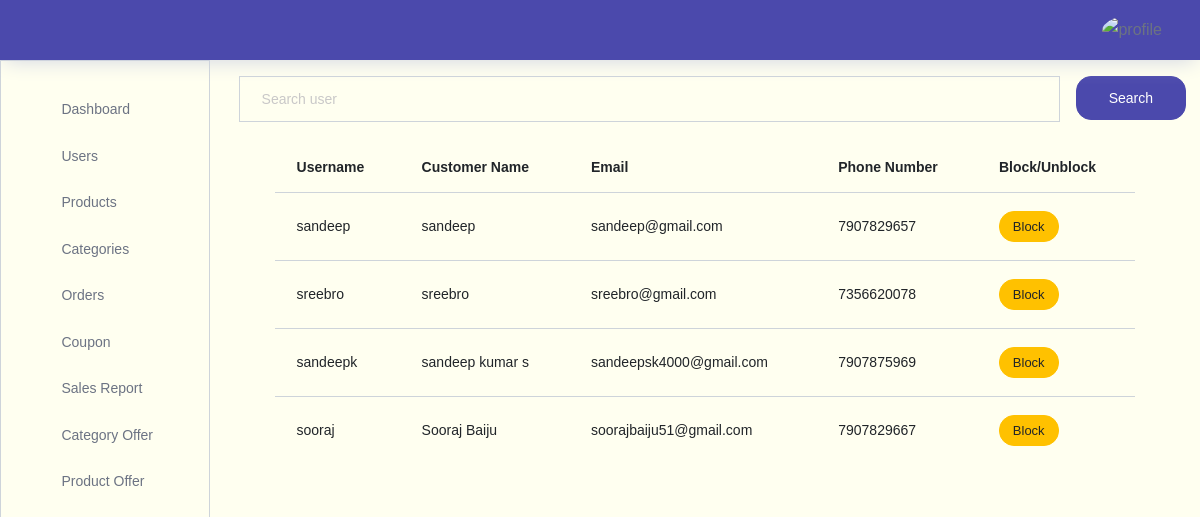
/storeadmin/users/ (signed in), run on the app's committed database.
### store/models.py (models this page shows)
class Customers(models.Model):
    username=models.CharField(max_length=200,unique=True)
    name=models.CharField(max_length=200)
    email=models.CharField(max_length=200)
    phonenumber=models.IntegerField(max_length=200)
    password=models.CharField(max_length=200)
    repassword=models.CharField(max_length=200)
    isblocked=models.BooleanField(default=False)

### storeadmin/views.py (the view)
# urls.py: path("users/",views.users,name="admin_users"),
@never_cache
def users(request):
    if "adminname" in request.session:
        datas=Customers.objects.all()
        if request.method=="POST":
            enteredname=request.POST.get("searchitem")
            datas = Customers.objects.filter(username__icontains=enteredname)
            return render(request,"storeadmin/users/users.html",{"datas":datas})
        return render(request,"storeadmin/users/users.html",{"datas":datas})
    else:
        return redirect(adminsignin)

### storeadmin/templates/storeadmin/users/users.html (shortened to what this page needs)
{% extends 'storeadmin/index.html' %}
{% block content %}
<div class="container">
  <div class="container">
    <form action="" method="POST">{% csrf_token %}
      <div class="input-group">
        <input style="background-color:#FFFFF0
        ;" type="text" name="searchitem" class="form-control mt-3" id="navbar-search-input" placeholder="Search user" aria-label="search" aria-describedby="search">
        <div>
          <button  type="submit" class="btn btn-primary btn-block mt-3 ml-3">Search</button>
        </div>
      </div>
    </form>
  </div>
  <div style="background-color:#FFFFF0
  ;" class="container">
    <div class="col-lg-12 grid-margin stretch-card">
      <div class="card">
        <div style="background-color:#FFFFF0
        ;" class="card-body">
          <div style="background-color:#FFFFF0
          ;" class="table-responsive">
            <table class="table table-hover">
              <thead>
                <tr>
                  <th>Username</th>
                  <th>Customer Name</th>
                  <th>Email</th>
                  <th>Phone Number</th>
                  <th>Block/Unblock</th>
                </tr>
              </thead>
              <tbody>
                {% for item in datas  %}
                <tr>
                  <td>{{item.username}}</td>
                  <td>{{item.name}}</td>
                  <td>{{item.email}}</td>
                  <td>{{item.phonenumber}}</td>
                  <td>
                    {% if item.isblocked %}
                    <a href="{% url 'admin_unblockuser' item.id %}" class="btn btn-success btn-sm">Unblock</a>
                    {% else %}
                    <a href="{% url 'admin_blockuser' item.id %}" class="btn btn-warning btn-sm">Block</a>
                    {% endif %}
                  </td>
                </tr>
                {% endfor %}
              </tbody>
            </table>
          </div>
        </div>
      </div>
    </div>
  </div>
</div>
{% endblock content %}

### data on the page
Customers: username "sandeep", name "sandeep", email "sandeep@gmail.com", phonenumber "7907829657", isblocked "Block"
Customers: username "sreebro", name "sreebro", email "sreebro@gmail.com", phonenumber "7356620078", isblocked "Block"
Customers: username "sandeepk", name "sandeep kumar s", email "sandeepsk4000@gmail.com", phonenumber "7907875969", isblocked "Block"
Customers: username "sooraj", name "Sooraj Baiju", email "soorajbaiju51@gmail.com", phonenumber "7907829667", isblocked "Block"
